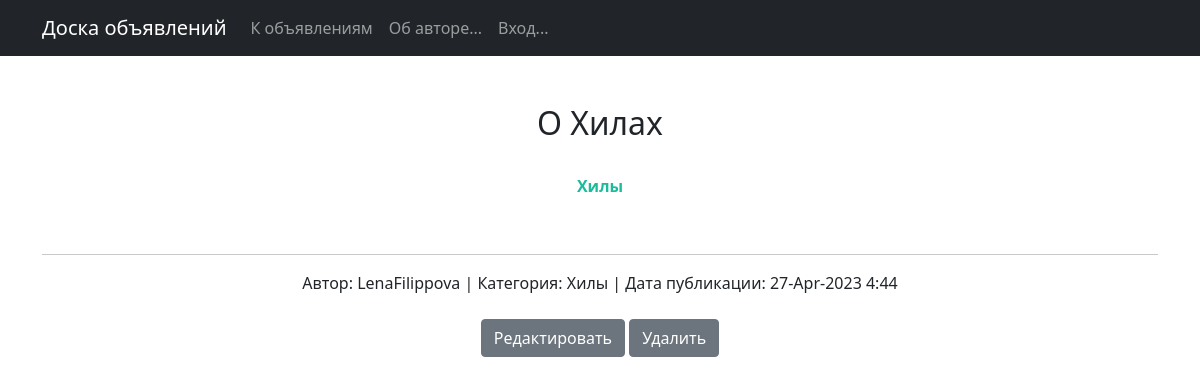
Screenshot of /post/3 with the database file from the repository.
### board/models.py (models this page shows, shortened)
class Post(models.Model):
    author = models.ForeignKey(User, on_delete=models.CASCADE)
    CATEGORY = (
        ('tanks', 'Танки'),
        ('healers', 'Хилы'),
        ('dd', 'ДД'),
        ('dealers', 'Торговцы'),
        ('gildmasters', 'Гилдмастеры'),
        ('quest_givers', 'Квестгиверы'),
        ('blacksmiths', 'Кузнецы'),
        ('tanners', 'Кожевники'),
        ('potions_makers', 'Зельевары'),
        ('spell_masters', 'Мастера заклинаний')
    )
    category = models.CharField(max_length=15, choices=CATEGORY, verbose_name='Категория...')
    dateCreation = models.DateTimeField(auto_now_add=True)
    title = models.CharField(max_length=256, verbose_name='Названик...')
    text = RichTextField()

### board/views.py (the view)
# urls.py: path('post/<int:pk>', PostItem.as_view()),
class PostItem(DetailView):
    model = Post
    template_name = 'post.html'
    context_object_name = 'post'
    def get_context_data(self, **kwargs):
        context = super().get_context_data(**kwargs)
        if Response.objects.filter(author_id=self.request.user.id).filter(post_id=self.kwargs.get('pk')):
            context['respond'] = "Откликнулся"
        elif self.request.user == Post.objects.get(pk=self.kwargs.get('pk')).author:
            context['respond'] = "Мое_объявление"
        return context

### templates/post.html (shortened to what this page needs)
{% extends 'flatpages/default.html' %}
{% block content %}
    <br><br>
    {% autoescape off %}
    <h2>{{ post.title }}</h2><br>
    <span>{{ post.text }}<br></span>
    {% endautoescape %}
    <hr>
    <span>Автор: {{ post.author }}</span>
    <span>| Категория: {{ post.get_category_display }}</span>
    <span>| Дата публикации: {{ post.dateCreation|date:'d-M-Y f' }}</span>
    <br><br>
    <a class="btn btn-secondary" href="/post/{{ post.id }}/edit" role="button">Редактировать</a>
    <a class="btn btn-secondary" href="/post/{{ post.id }}/delete" role="button">Удалить</a>
    <br><br>
{% endblock content %}

### rows the page displays
Post: title "О Хилах", text "Хилы", author "LenaFilippova", category "Хилы", dateCreation "27-Apr-2023 4:44"
